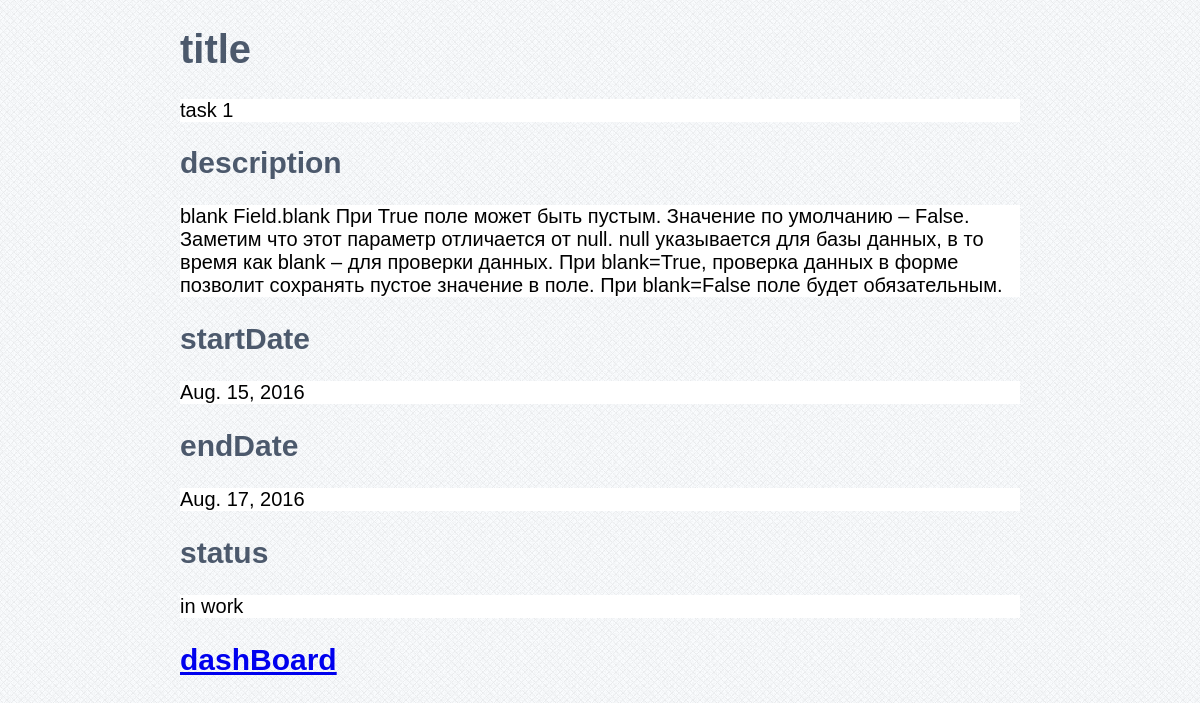
Screenshot of /tasks/5 with the database file from the repository.
### dashBoard/models.py (models this page shows, shortened)
class Task(models.Model):
    title = models.CharField(max_length = 200)
    description= models.TextField()
    startDate = models.DateField(auto_now_add=True)
    endDate = models.DateField(blank = True)
    status = models.CharField(choices=(("is done","done"),
                                       ("in work","in work")),
                                       default = "in work",
                                       max_length = 10)
    taskList = models.ForeignKey(TaskList, on_delete=models.CASCADE, related_name='entries')

### dashBoard/views.py (the view)
# urls.py: url(r'^tasks/(?P<taskID>[0-9]+)$', show_task, name='task'),
def show_task(request, taskID):
    task = get_object_or_404(Task, id = taskID)
    return render(request, "dashBoard/task.html", {'task':task})

### dashBoard/templates/dashBoard/task.html (shortened to what this page needs)
{% extends 'dashBoard/base.html' %}
{% block content %}
    <h1>title</h1>
    <p>{{task.title}}</p>
    <h2>description</h2>
    <p>{{task.description}}</p>
    <h2>startDate</h2>
    <p>{{task.startDate}}</p>
    <h2>endDate</h2>
    <p>{{task.endDate}}</p>
    <h2>status</h2>
    <p>{{task.status}}</p>
    <h2><a href="{% url 'home' %}">dashBoard</a></h2>
{% endblock %}

### dashBoard/static/dashBoard/css/style.css (style rules this page uses)
body { font-family: "Lucida Sans Unicode", "Lucida Grande", Sans-Serif; margin:0; background: url(../image/background.png) repeat top left; max-width: 70%; margin: auto; }
h1, h2 { text-align: left; color: #4C596C; }
p { font-size: 20px; background: #fff; }
h1 { font-size: 40px; }
h2 { font-size: 30px; }

### rows the page displays
Task: title "task 1", description "blank Field.blank При True поле может быть пустым. Значение по умолчанию – False. Заметим что этот параметр отличается от null. null указывается для базы данных, в то время как blank – для проверки данных. При blank=True, проверка данных в форме позволит сохранять пустое значение в поле. При blank=False поле будет обязательным.", startDate "Aug. 15, 2016", endDate "Aug. 17, 2016", status "in work"
